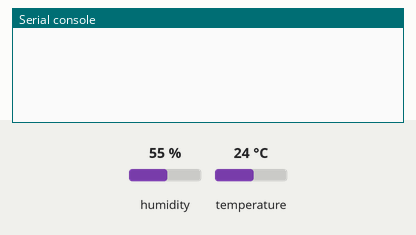
This program was run on a simulated ESP32 board running MicroPython. Parts: the last lines printed to the serial console. The test bench sets the inputs (shaded band); at power-on: humidity 55 %, temperature 24 °C.

Above: at 1.2 s.
1.3 s: humidity set to 22 %
At 3.3 s:
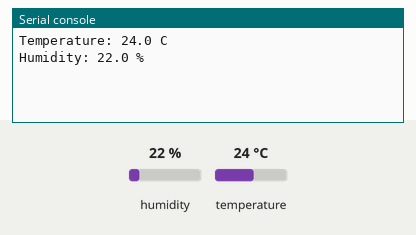
4.3 s: temperature set to 12 °C
At 6.8 s:
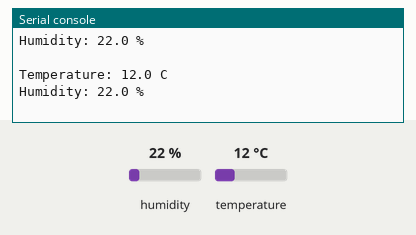
7.3 s: humidity set to 40 %
At 9.2 s:
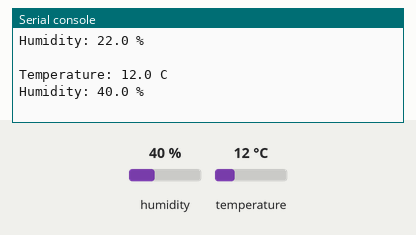

The program:

DHT11.py
```python
# Complete project details at https://RandomNerdTutorials.com

from machine import Pin
from time import sleep
import dht

sensor = dht.DHT22(Pin(0))
#sensor = dht.DHT11(Pin(14))

while True:
  try:
    sleep(2)
    sensor.measure()
    temp = sensor.temperature()
    hum = sensor.humidity()
    temp_f = temp * (9/5) + 32.0
    print('Temperature: %3.1f C' %temp)
    #print('Temperature: %3.1f F' %temp_f)
    print('Humidity: %3.1f %%' %hum)
    print()
  except OSError as e:
    print('Failed to read sensor.')
```

Measured:
- after the input at 1.3 s, the serial console: prints a new line after 0.72 s (image 1)
- after the input at 4.3 s, the serial console: prints a new line after 1.8 s (image 2)
- after the input at 7.3 s, the serial console: prints a new line after 0.79 s (image 3)
